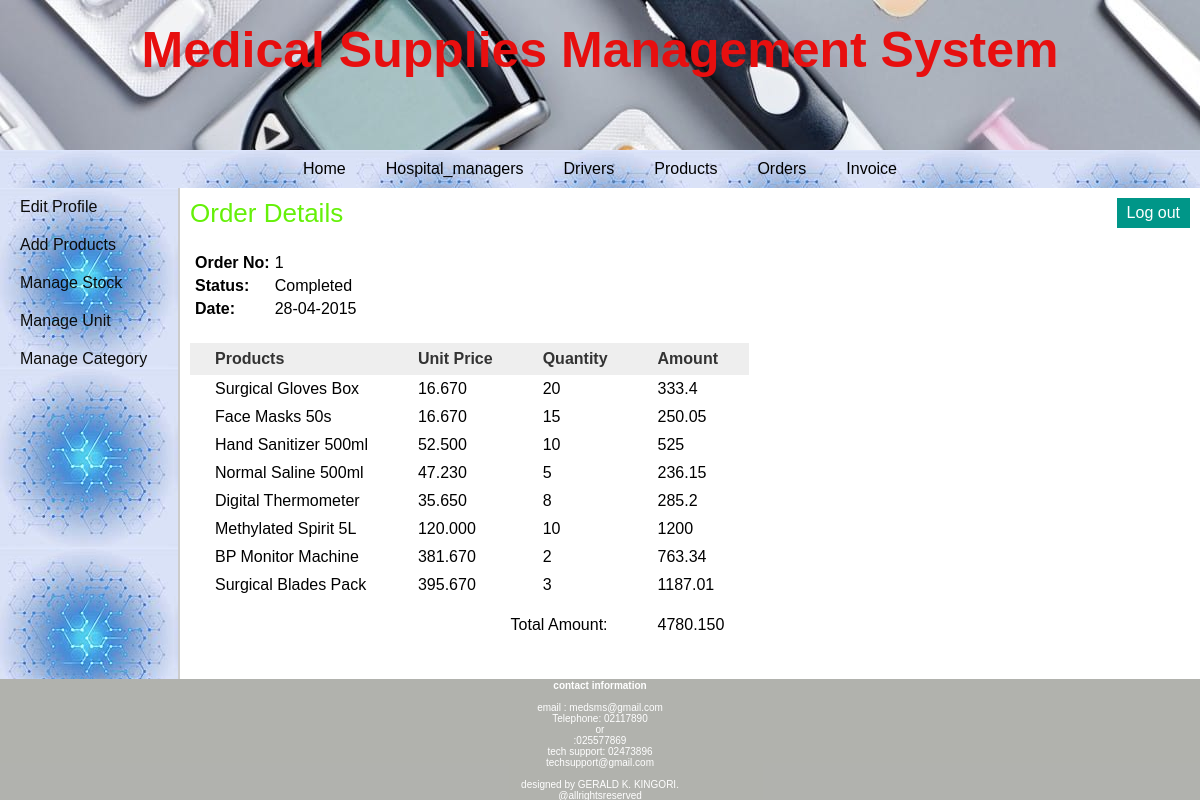
/manufacturer/view_order_items.php?id=1 (signed in), run on the app's committed database.
### tables this page shows
CREATE TABLE `orders` (
  `order_id` int(11) NOT NULL,
  `date` date NOT NULL,
  `retailer_id` int(11) NOT NULL,
  `approved` tinyint(1) NOT NULL,
  `status` tinyint(1) NOT NULL,
  `total_amount` decimal(10,3) NOT NULL
);

CREATE TABLE `order_items` (
  `order_items_id` int(11) NOT NULL,
  `order_id` int(11) NOT NULL,
  `pro_id` int(11) NOT NULL,
  `quantity` int(6) NOT NULL
);

CREATE TABLE `products` (
  `pro_id` int(11) NOT NULL,
  `pro_name` varchar(25) NOT NULL,
  `pro_desc` text,
  `pro_price` decimal(10,3) NOT NULL,
  `unit` int(11) NOT NULL,
  `pro_cat` int(11) NOT NULL,
  `quantity` int(6) DEFAULT NULL
);

### manufacturer/view_order_items.php (the view, shortened to what this page needs)
<?php
	require("../includes/config.php");
	if(isset($_SESSION['manufacturer_login']) || isset($_SESSION['admin_login']) || isset($_SESSION['retailer_login'])) {
			$order_id = $_GET['id'];
			$query_selectManOrderItems = "SELECT *,order_items.quantity as quantity FROM orders,order_items,products WHERE order_items.order_id='$order_id' AND order_items.pro_id=products.pro_id AND order_items.order_id=orders.order_id";
			$result_selectManOrderItems = mysqli_query($con,$query_selectManOrderItems);
			$query_selectManOrder = "SELECT date,approved,status FROM orders WHERE order_id='$order_id'";
			$result_selectManOrder = mysqli_query($con,$query_selectManOrder);
			$row_selectManOrder = mysqli_fetch_array($result_selectManOrder);
		}
		else {
			header('Location:../index.php');
		}
?>
<!DOCTYPE html>
<html>
<head>
	<link rel="stylesheet" href="../includes/main_style.css" >
</head>
<body>
	<?php
		include("../includes/header.inc.php");
		include("../includes/nav_manufacturer.inc.php");
		include("../includes/aside_manufacturer.inc.php");
	?>
	<section>
		<h1>Order Details</h1>
		<table class="table_infoFormat">
		<tr>
			<td> Order No: </td>
			<td> <?php echo $order_id; ?> </td>
		</tr>
		<tr>
			<td> Status: </td>
			<td>
			<?php
				if($row_selectManOrder['status'] == 0) {
					echo "Pending";
				}
				else {
					echo "Completed";
				}
			?>
			</td>
		</tr>
		<tr>
			<td> Date: </td>
			<td> <?php echo date("d-m-Y",strtotime($row_selectManOrder['date'])); ?> </td>
		</tr>
		</table>
		<form action="" method="POST" class="form">
		<table class="table_invoiceFormat">
			<tr>
				<th> Products </th>
				<th> Unit Price </th>
				<th> Quantity </th>
				<th> Amount </th>
			</tr>
			<?php $i=1; while($row_selectManOrderItems = mysqli_fetch_array($result_selectManOrderItems)) { ?>
			<tr>
				<td> <?php echo $row_selectManOrderItems['pro_name']; ?> </td>
				<td> <?php echo $row_selectManOrderItems['pro_price']; ?> </td>
				<td> <?php echo $row_selectManOrderItems['quantity']; ?> </td>
				<td> <?php echo $row_selectManOrderItems['quantity']*$row_selectManOrderItems['pro_price']; ?> </td>
			</tr>
			<?php $i++; } ?>
			<tr style="height:40px;vertical-align:bottom;">
				<td colspan="3" style="text-align:right;"> Total Amount: </td>
				<td>
				<?php
					mysqli_data_seek($result_selectManOrderItems,0);
					$row_selectManOrderItems = mysqli_fetch_array($result_selectManOrderItems);
					echo $row_selectManOrderItems['total_amount'];
				?>
				</td>
			</tr>
		</table>
		</form>
	</section>
	<?php
		include("../includes/footer.inc.php");
	?>
</body>
</html>

### includes/main_style.css (style rules this page uses)
* { font-family: arial,sans-serif; margin:0px; padding:0px; }
body { width:auto; margin:auto; border:none; }
section { width:1000px; padding:10px; padding-bottom:40px; }
section h1 { margin-bottom:10px; font-weight:normal; color:rgb(101, 240, 9); font-size: 26px; }
table { border-collapse: collapse; }
.table_invoiceFormat th { background-color:#eee; color:#333; padding: 7px 25px; }
.table_invoiceFormat tr { border:none; }
.table_invoiceFormat td,.table_invoiceFormat tr { padding: 5px 25px; text-align: left; }
.table_infoFormat { margin:20px 5px 25px; }
.table_infoFormat td { padding:5px 5px 0px 0px; }
.table_infoFormat td:first-child { font-weight:bold; }

### data on the page
orders: date "28-04-2015", total_amount "4780.150"
order_items: pro.pro_name "Surgical Gloves Box", pro.pro_price "16.670", quantity "20", quantity.pro_price "333.4"
order_items: pro.pro_name "Face Masks 50s", pro.pro_price "16.670", quantity "15", quantity.pro_price "250.05"
order_items: pro.pro_name "Hand Sanitizer 500ml", pro.pro_price "52.500", quantity "10", quantity.pro_price "525"
order_items: pro.pro_name "Normal Saline 500ml", pro.pro_price "47.230", quantity "5", quantity.pro_price "236.15"
order_items: pro.pro_name "Digital Thermometer", pro.pro_price "35.650", quantity "8", quantity.pro_price "285.2"
order_items: pro.pro_name "Methylated Spirit 5L", pro.pro_price "120.000", quantity "10", quantity.pro_price "1200"
order_items: pro.pro_name "BP Monitor Machine", pro.pro_price "381.670", quantity "2", quantity.pro_price "763.34"
order_items: pro.pro_name "Surgical Blades Pack", pro.pro_price "395.670", quantity "3", quantity.pro_price "1187.01"

### other printed values
$order_id "1"
